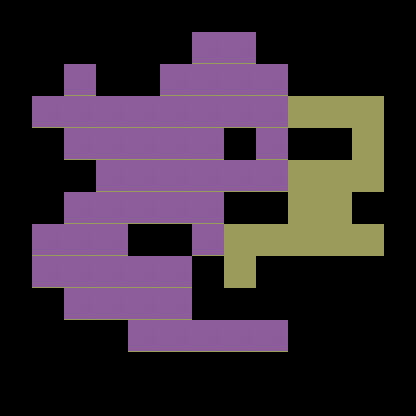

Tiled map render using the project's own tile images. Description and the whole map definition, tile-layer contents included, below:
An orthogonal 13x13 tile map with 32x32 px tiles, 1 tile layer (Tile Layer 1) and 9 objects (5x test, 2x test2, money, goal).

<map version="1.2" tiledversion="1.2.1" orientation="orthogonal" renderorder="right-down" width="13" height="13" tilewidth="32" tileheight="32" infinite="0" nextlayerid="4" nextobjectid="21">
 <tileset firstgid="1" source="tiles.tsx" />
 <layer id="1" name="Tile Layer 1" width="13" height="13">
  <data encoding="csv">
0,0,0,0,0,0,0,0,0,0,0,0,0,
0,0,0,0,0,0,3,3,0,0,0,0,0,
0,0,3,0,0,3,3,3,3,0,0,0,0,
0,3,3,3,3,3,3,3,3,6,6,6,0,
0,0,3,3,3,3,3,0,3,0,0,6,0,
0,0,0,3,3,3,3,3,3,6,6,6,0,
0,0,3,3,3,3,3,0,0,6,6,0,0,
0,3,3,3,0,0,3,6,6,6,6,6,0,
0,3,3,3,3,3,0,6,0,0,0,0,0,
0,0,3,3,3,3,0,0,0,0,0,0,0,
0,0,0,0,3,3,3,3,3,0,0,0,0,
0,0,0,0,0,0,0,0,0,0,0,0,0,
0,0,0,0,0,0,0,0,0,0,0,0,0
</data>
 </layer>
 <objectgroup id="2" name="slug">
  <object id="3" name="Slug1" type="test" x="144" y="147">
   <properties>
    <property name="index" type="int" value="1" />
    <property name="team" type="int" value="1" />
   </properties>
   <point />
  </object>
  <object id="13" name="Slug1" type="test" x="176" y="146">
   <properties>
    <property name="index" type="int" value="2" />
   </properties>
   <point />
  </object>
  <object id="14" name="Slug1" type="test" x="177" y="180">
   <properties>
    <property name="index" type="int" value="3" />
   </properties>
   <point />
  </object>
  <object id="15" name="Slug1" type="test" x="175" y="212">
   <properties>
    <property name="index" type="int" value="4" />
   </properties>
   <point />
  </object>
  <object id="16" name="Slug1" type="test" x="207" y="208">
   <properties>
    <property name="index" type="int" value="5" />
   </properties>
   <point />
  </object>
  <object id="17" name="Slug2" type="test2" x="337" y="181">
   <properties>
    <property name="index" type="int" value="2" />
   </properties>
   <point />
  </object>
  <object id="18" name="Slug2" type="test2" x="337" y="211">
   <properties>
    <property name="index" type="int" value="1" />
    <property name="team" type="int" value="2" />
   </properties>
   <point />
  </object>
 </objectgroup>
 <objectgroup id="3" name="objects">
  <object id="19" name="50$" type="money" x="112" y="209">
   <properties>
    <property name="value" type="int" value="50" />
   </properties>
   <point />
  </object>
  <object id="20" name="goal" type="goal" x="77" y="272">
   <point />
  </object>
 </objectgroup>
</map>